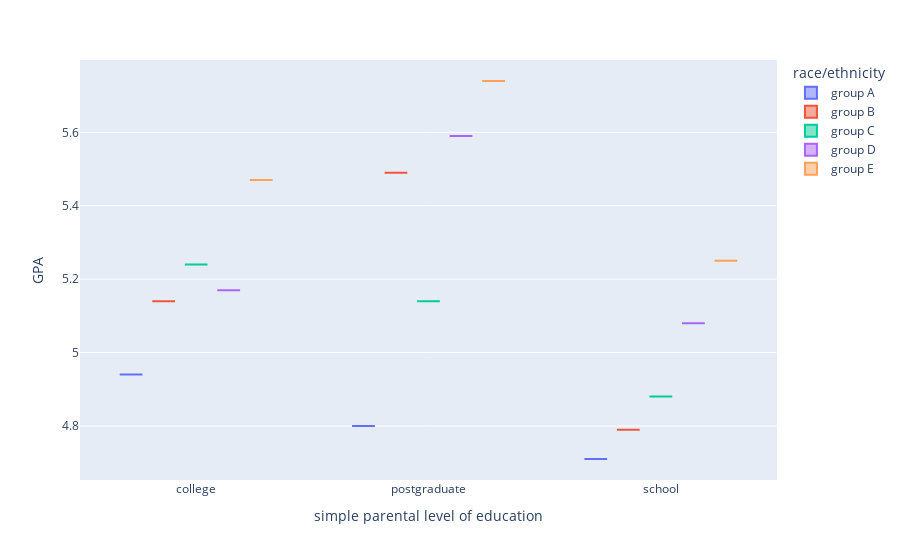

The cell this chart's notebook holds for it:
### Code cell
fig = px.box(
    df_grades,
    x="simple parental level of education",
    y="GPA",
    color="race/ethnicity",
    hover_data=["GPA"],
)
fig.show()

### Figure 1 — Plotly figure (JSON) as saved in the notebook; plotly's stock layout.template omitted (floating-point values rounded to 4 significant figures)
{"data": [{"alignmentgroup": "True", "hovertemplate": "race/ethnicity=group A<br>simple parental level of education=%{x}<br>GPA=%{y}<extra></extra>", "legendgroup": "group A", "marker": {"color": "#636efa"}, "name": "group A", "notched": false, "offsetgroup": "group A", "orientation": "v", "showlegend": true, "type": "box", "x": ["college", "postgraduate", "school"], "x0": " ", "xaxis": "x", "y": [4.94, 4.8, 4.71], "y0": " ", "yaxis": "y"}, {"alignmentgroup": "True", "hovertemplate": "race/ethnicity=group B<br>simple parental level of education=%{x}<br>GPA=%{y}<extra></extra>", "legendgroup": "group B", "marker": {"color": "#EF553B"}, "name": "group B", "notched": false, "offsetgroup": "group B", "orientation": "v", "showlegend": true, "type": "box", "x": ["college", "postgraduate", "school"], "x0": " ", "xaxis": "x", "y": [5.14, 5.49, 4.79], "y0": " ", "yaxis": "y"}, {"alignmentgroup": "True", "hovertemplate": "race/ethnicity=group C<br>simple parental level of education=%{x}<br>GPA=%{y}<extra></extra>", "legendgroup": "group C", "marker": {"color": "#00cc96"}, "name": "group C", "notched": false, "offsetgroup": "group C", "orientation": "v", "showlegend": true, "type": "box", "x": ["college", "postgraduate", "school"], "x0": " ", "xaxis": "x", "y": [5.24, 5.14, 4.88], "y0": " ", "yaxis": "y"}, {"alignmentgroup": "True", "hovertemplate": "race/ethnicity=group D<br>simple parental level of education=%{x}<br>GPA=%{y}<extra></extra>", "legendgroup": "group D", "marker": {"color": "#ab63fa"}, "name": "group D", "notched": false, "offsetgroup": "group D", "orientation": "v", "showlegend": true, "type": "box", "x": ["college", "postgraduate", "school"], "x0": " ", "xaxis": "x", "y": [5.17, 5.59, 5.08], "y0": " ", "yaxis": "y"}, {"alignmentgroup": "True", "hovertemplate": "race/ethnicity=group E<br>simple parental level of education=%{x}<br>GPA=%{y}<extra></extra>", "legendgroup": "group E", "marker": {"color": "#FFA15A"}, "name": "group E", "notched": false, "offsetgroup": "group E", "orientation": "v", "showlegend": true, "type": "box", "x": ["college", "postgraduate", "school"], "x0": " ", "xaxis": "x", "y": [5.47, 5.74, 5.25], "y0": " ", "yaxis": "y"}], "layout": {"boxmode": "group", "legend": {"title": {"text": "race/ethnicity"}, "tracegroupgap": 0}, "margin": {"t": 60}, "xaxis": {"anchor": "y", "domain": [0, 1], "title": {"text": "simple parental level of education"}}, "yaxis": {"anchor": "x", "domain": [0, 1], "title": {"text": "GPA"}}}}
